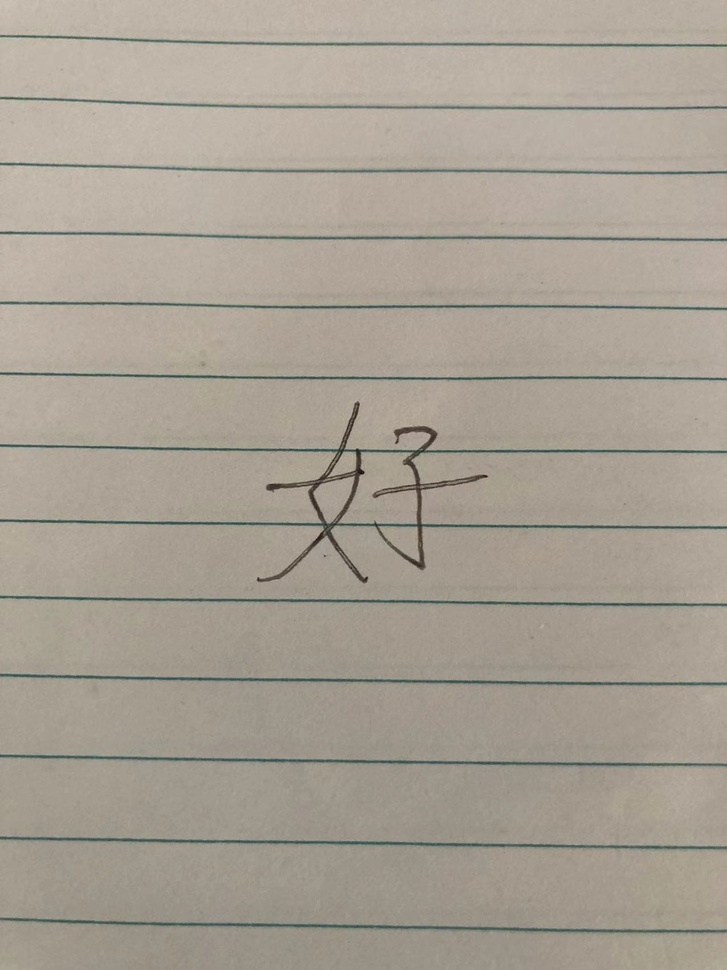
#> input picture hao.jpg, 727 x 970 px, shrunk from 1276 x 1702 before the run
$ python watermark.py   (older library calls are emulated)
#> lines starting #> are read from the running program, lines starting #| are printed output that depends on the picture
from PIL import Image
from PIL import ImageFont
from PIL import ImageDraw


def Apply_Watermark(input, output, text):
#> called with input = 'hao.jpg', output = 'watermark.jpg', text = 'WaterMark'
    image = Image.open(input)
#> image is the input picture: PIL image 727x970 RGB; mean R, G, B 167.3, 159.4, 147.3
    font = ImageFont.truetype("arial.ttf", 120)

    image  = Image.open('hao.jpg')

    w, h = image.size
#> w = 727; h = 970
    draw = ImageDraw.Draw(image)


    text_w, text_h = draw.textsize(text, font)
#> text_w = 651; text_h = 114
    pos = w - text_w, (h - text_h) - 50
#> pos = (76, 806)
    watermark_text = Image.new('RGB', (text_w, (text_h)))
#> watermark_text: PIL image 651x114 RGB; every value is 0
    draw = ImageDraw.Draw(watermark_text)

    draw.text((0, 0), text, font=font)
    watermark_text.putalpha(100)
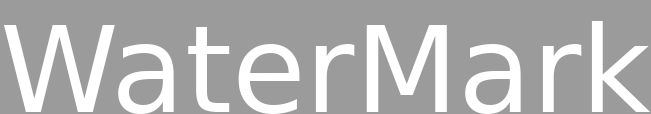
#> watermark_text: PIL image 651x114 RGBA; mean R, G, B, A 61.8, 61.8, 61.8, 100; transparent parts drawn white

    image.paste(watermark_text, pos, watermark_text)
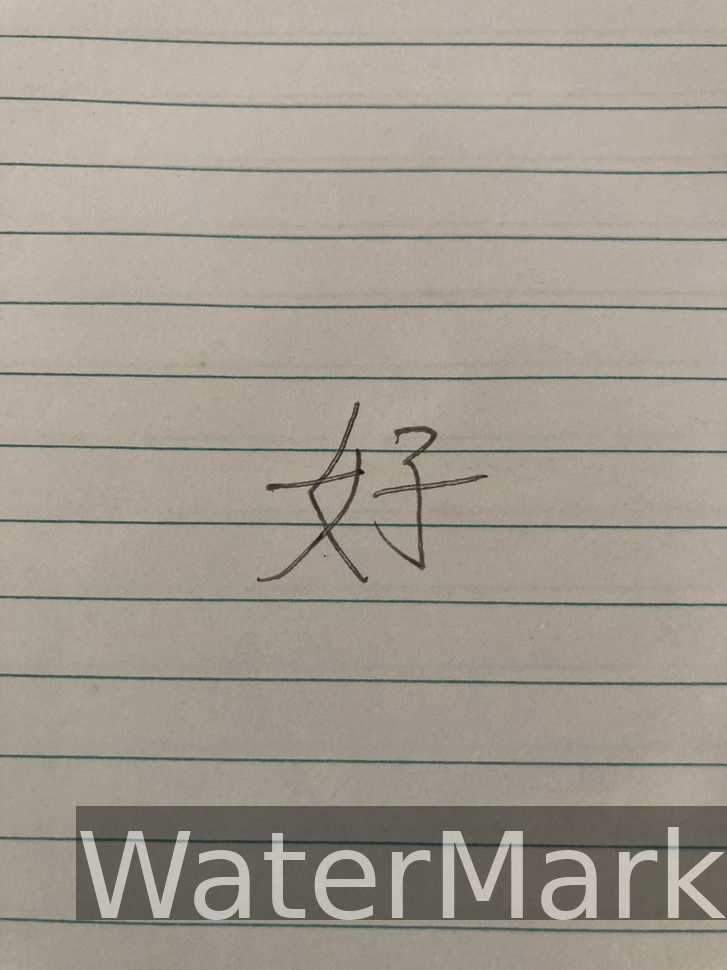
#> image: PIL image 727x970 RGB; mean R, G, B 163.3, 155.7, 144.2
    image.save(output)

Apply_Watermark('hao.jpg', 'watermark.jpg', 'WaterMark')

$ run again, with test.jpg copied over hao.jpg
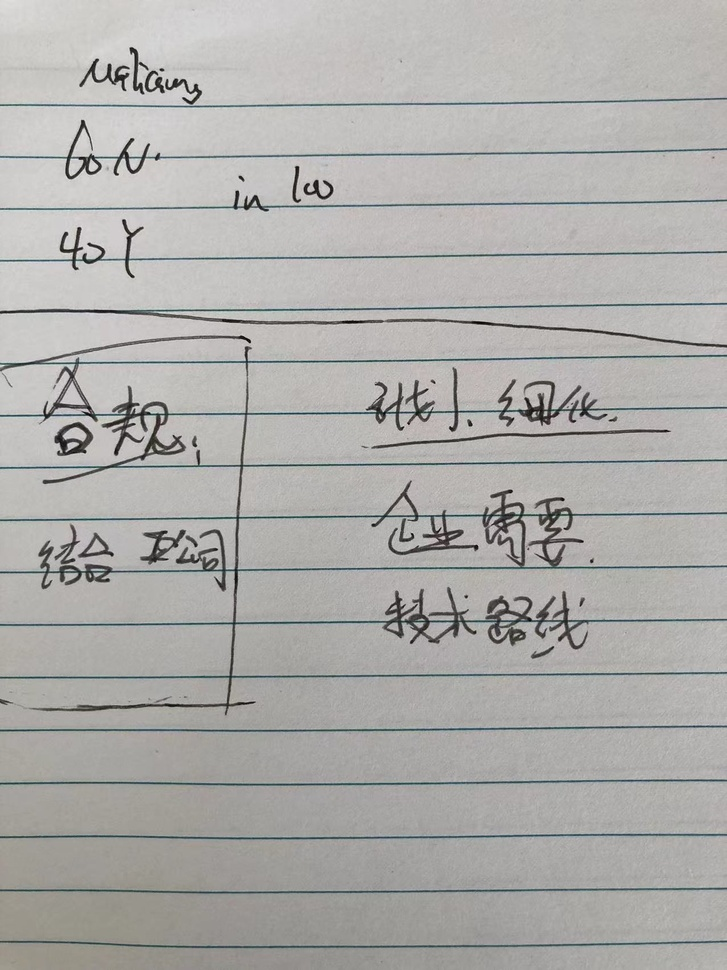
#> input picture test.jpg, 727 x 970 px, shrunk from 1276 x 1702 before the run
#> in Apply_Watermark, image is the input picture: PIL image 727x970 RGB; mean R, G, B 173.4, 172.7, 170.3
#> text_w = 651; text_h = 114
#> pos = (76, 806)
#> in Apply_Watermark, `image.paste(watermark_text, pos, watermark_text)`:
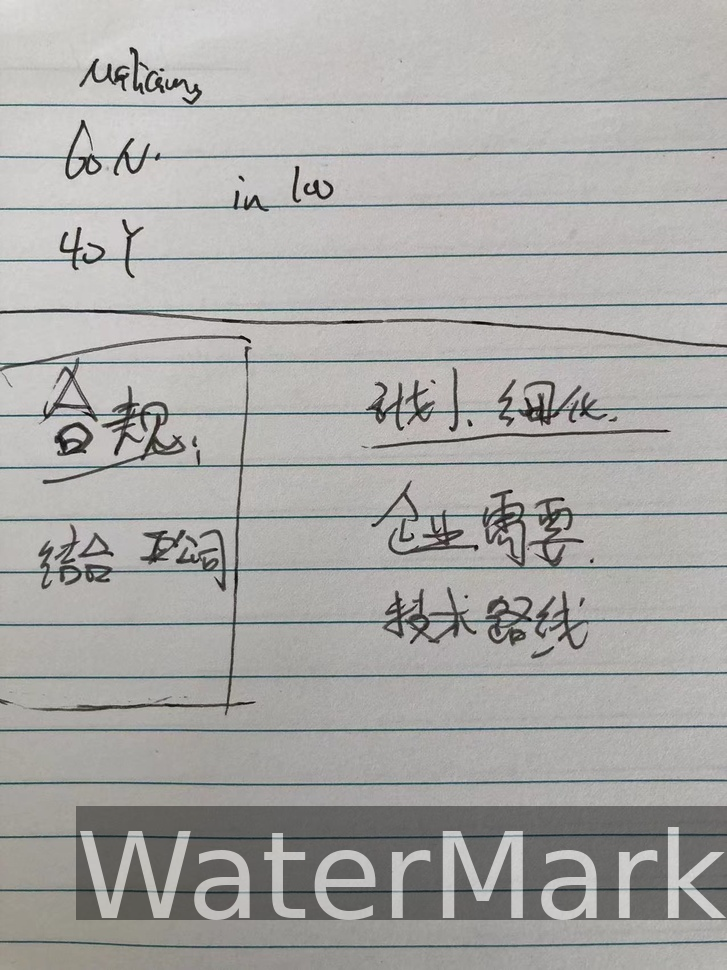
#> image: PIL image 727x970 RGB; mean R, G, B 169.4, 168.7, 166.5
